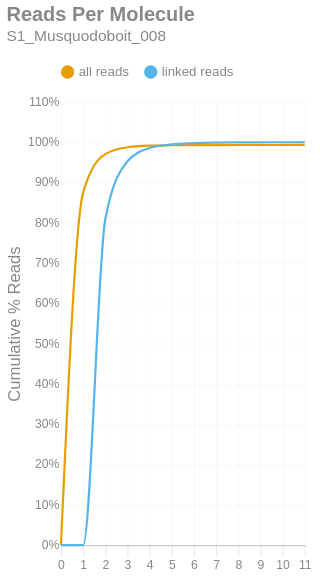

Source (notebook cell):
### Markdown cell above
### Reads per Molecule
This chart shows the cumulative distribution of the number of reads per linked molecule. That is, how many alignments are associated with a unique molecule. This excludes the number of reads associated with invalid or absent linked-read barcodes. The `linked` histogram is the percentages recalculated when disregarding singletons.

### Code cell
if SKIPLR:
    print_html(f"Skipped")
else:
    counts = np.bincount(valids['reads'].cast(pl.Int64).to_numpy())
    weighted = counts * np.arange(len(counts))
    all_perc = weighted / n_reads
    linked_perc = weighted / n_linked_reads
    linked_perc[1] = 0
    binned_df = pl.DataFrame({
        'readsper': list(range(len(counts))),
        'all reads (cumsum)': np.cumsum(all_perc).tolist(),
        'linked reads (cumsum)': np.cumsum(linked_perc).tolist(),
    })

    with SafeRender(binned_df):
        (
            density_plot(binned_df, 'Reads Per Molecule', samplename, 'readspmol')
            .encode(
                x=alt.X('readsper:O', title=None).axis(labelAngle=0).scale(padding=0),
                y=alt.Y('value:Q', title='Cumulative % Reads').axis(format='%').stack(False),
                color=alt.Color("key:N").scale(domain=["all reads", "linked reads"]),
                tooltip=[
                    alt.Tooltip("key:N", title="Data Type"),
                    alt.Tooltip("readsper:O", title="Reads Per Molecule"),
                    alt.Tooltip("value:Q", format=".2%", title="% Reads (Cum.)")
                ]            
            )
        ).display()

### Figure 1 — Vega-Lite specification as saved in the notebook (floating-point values rounded to 4 significant figures)
{"width": "container", "height": 400, "config": {"title": {"anchor": "start", "dy": -15, "fontSize": 18, "color": "#888888", "subtitleColor": "#888888", "subtitleFontSize": 14}, "arc": {"fill": "#0072B2"}, "axis": {"domainColor": "#888888", "domainWidth": 0.5, "gridWidth": 0.2, "grid": false, "titleFontWeight": 400, "titleFontSize": 15, "labelFontSize": 11, "labelColor": "#888888", "tickColor": "#888888", "tickWidth": 0.2, "titleColor": "#888888"}, "axisBand": {"grid": false}, "axisX": {"grid": true, "tickSize": 10, "domainCap": "round"}, "axisY": {"domain": false, "grid": true, "tickSize": 0, "domainCap": "round"}, "background": "transparent", "header": {"labelFontSize": 15, "labelColor": "#888888", "titleFontSize": 15, "titleFontWeight": 600, "titleColor": "#888888"}, "legend": {"labelFont": "sans-serif", "labelFontSize": 12, "labelColor": "#888888", "symbolSize": 100, "symbolType": "circle", "titleFontSize": 12, "titlePadding": 10, "titleColor": "#888888", "title": null, "orient": "top"}, "range": {"category": ["#E69F00", "#56B4E9", "#009E73", "#F0E442", "#0072B2", "#D55E00", "#CC79A7", "#000000"], "diverging": ["#cfe8f3", "#a2d4ec", "#73bfe2", "#46abdb", "#1696d2", "#12719e"]}, "area": {"fill": "#0072B2", "fillOpacity": 0.7, "line": true, "strokeOpacity": 0.7}, "line": {"color": "#0072B2", "stroke": "#0072B2", "strokeWidth": 2}, "trail": {"color": "#0072B2", "stroke": "#0072B2", "strokeWidth": 0, "size": 1}, "point": {"filled": true, "fillOpacity": 1.0, "size": 95}, "text": {"color": "#888888", "fontSize": 11, "align": "right", "fontWeight": 400, "size": 11}, "bar": {"fill": "#0072B2", "stroke": null}, "view": {"stroke": null, "continuousWidth": 660, "continuousHeight": 400}}, "data": {"name": "data-0941dd1db7fce9e08dd245125f804689"}, "mark": {"type": "line", "interpolate": "monotone", "point": {"opacity": 0, "size": 275}}, "encoding": {"color": {"field": "key", "scale": {"domain": ["all reads", "linked reads"]}, "type": "nominal"}, "tooltip": [{"field": "key", "title": "Data Type", "type": "nominal"}, {"field": "readsper", "title": "Reads Per Molecule", "type": "ordinal"}, {"field": "value", "format": ".2%", "title": "% Reads (Cum.)", "type": "quantitative"}], "x": {"axis": {"labelAngle": 0}, "field": "readsper", "scale": {"padding": 0}, "title": null, "type": "ordinal"}, "y": {"axis": {"format": "%"}, "field": "value", "stack": false, "title": "Cumulative % Reads", "type": "quantitative"}}, "params": [{"name": "param_c36ac31b6afebe62", "select": {"type": "point", "fields": ["key"]}, "bind": "legend"}], "title": {"text": "Reads Per Molecule", "subtitle": "S1_Musquodoboit_008"}, "transform": [{"fold": ["all reads (cumsum)", "linked reads (cumsum)"]}, {"calculate": "replace(datum.key, ' (cumsum)', '')", "as": "key"}, {"filter": {"param": "param_c36ac31b6afebe62"}}], "usermeta": {"embedOptions": {"downloadFileName": "S1_Musquodoboit_008.readspmol"}}, "$schema": "https://vega.github.io/schema/vega-lite/v6.1.0.json", "datasets": {"data-0941dd1db7fce9e08dd245125f804689": [{"readsper": 0, "all reads (cumsum)": 0.0, "linked reads (cumsum)": 0.0}, {"readsper": 1, "all reads (cumsum)": 0.8747, "linked reads (cumsum)": 0.0}, {"readsper": 2, "all reads (cumsum)": 0.9705, "linked reads (cumsum)": 0.8083}, {"readsper": 3, "all reads (cumsum)": 0.9876, "linked reads (cumsum)": 0.9526}, {"readsper": 4, "all reads (cumsum)": 0.9915, "linked reads (cumsum)": 0.9856}, {"readsper": 5, "all reads (cumsum)": 0.9925, "linked reads (cumsum)": 0.9947}, {"readsper": 6, "all reads (cumsum)": 0.9929, "linked reads (cumsum)": 0.9978}, {"readsper": 7, "all reads (cumsum)": 0.9931, "linked reads (cumsum)": 0.9991}, {"readsper": 8, "all reads (cumsum)": 0.9931, "linked reads (cumsum)": 0.9996}, {"readsper": 9, "all reads (cumsum)": 0.9932, "linked reads (cumsum)": 0.9999}, {"readsper": 10, "all reads (cumsum)": 0.9932, "linked reads (cumsum)": 1.0}, {"readsper": 11, "all reads (cumsum)": 0.9932, "linked reads (cumsum)": 1.0}]}}
